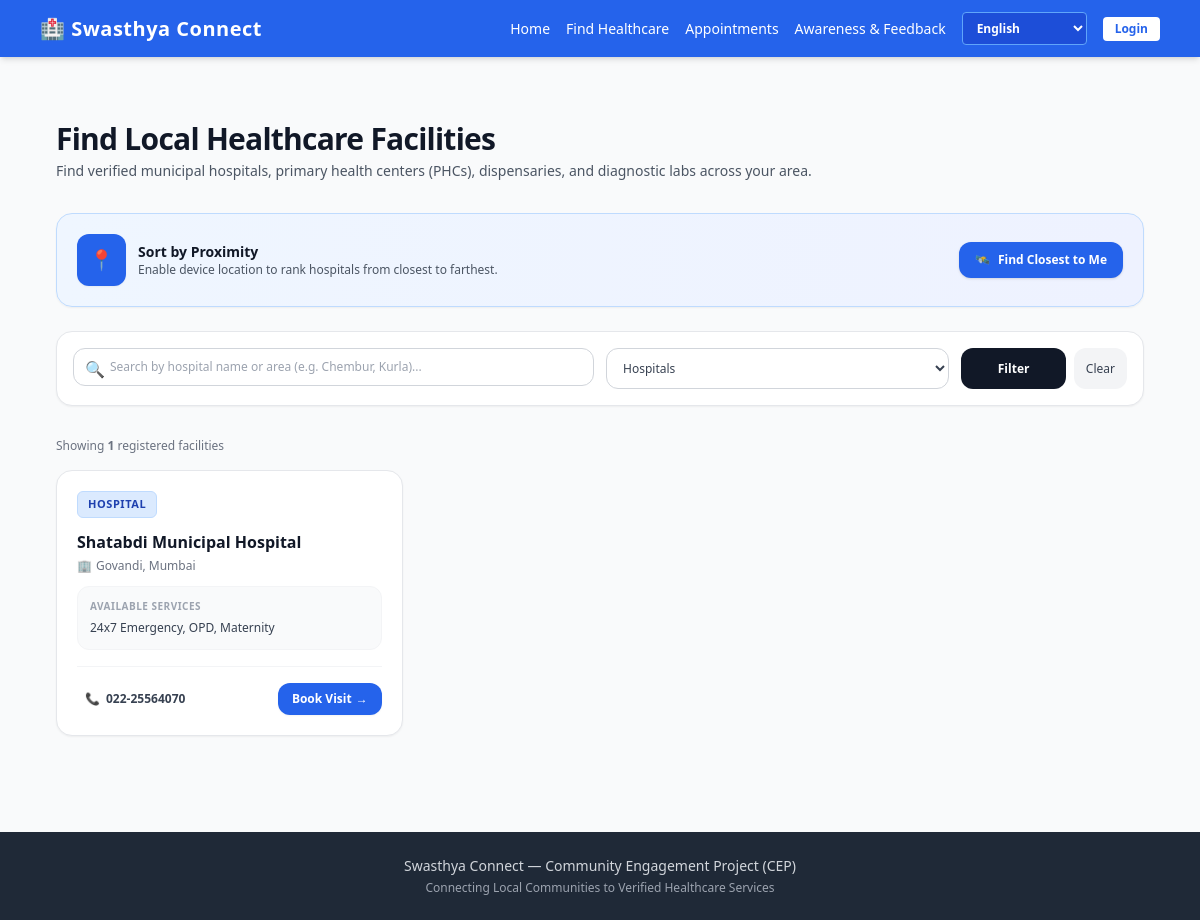
/directory?type=Hospital, run on an earlier commit of the app's database.
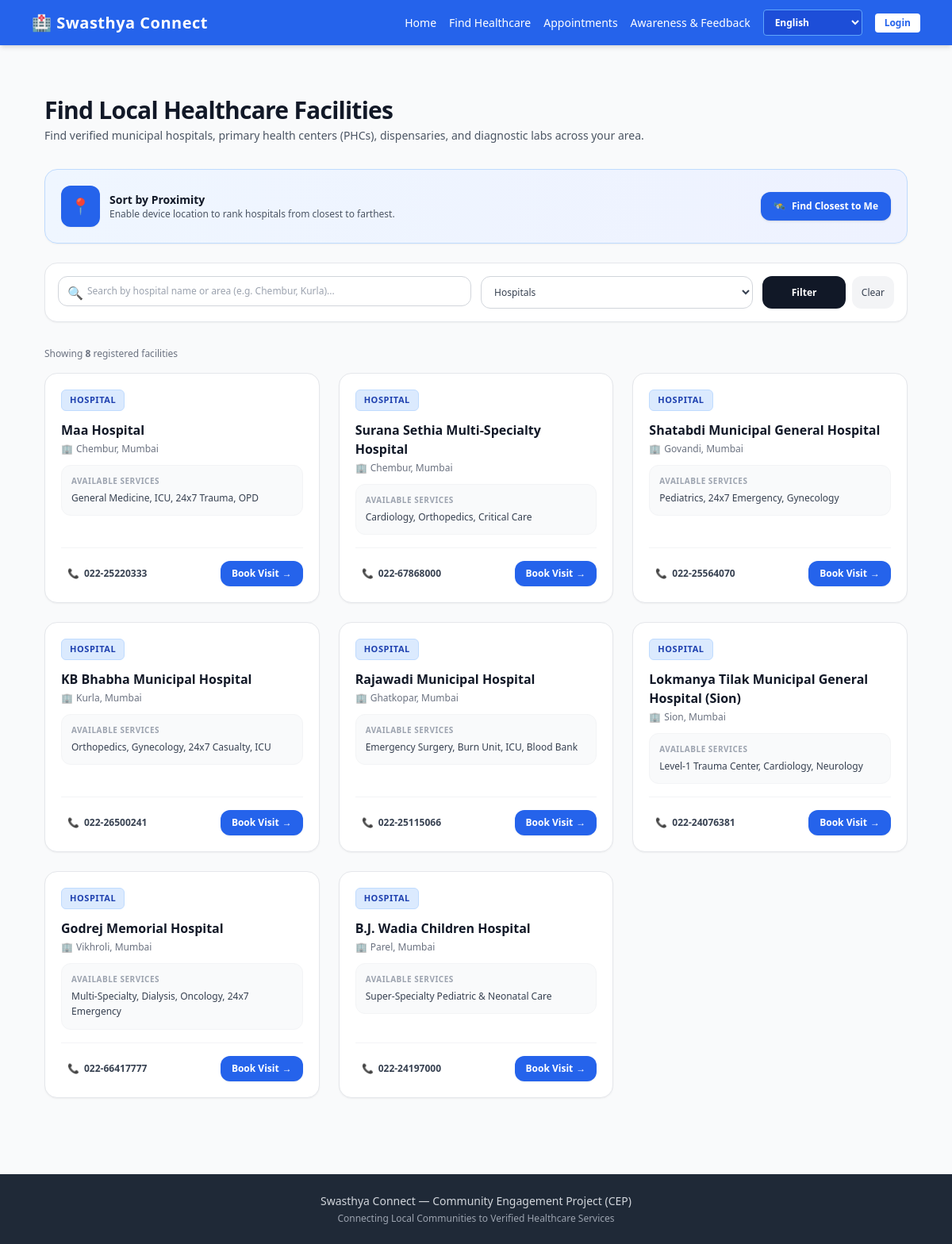
And on a later commit of the database.
### tables this page shows
CREATE TABLE facilities (
        id INTEGER PRIMARY KEY AUTOINCREMENT,
        name TEXT NOT NULL,
        facility_type TEXT NOT NULL,
        area TEXT NOT NULL,
        contact TEXT NOT NULL,
        services TEXT NOT NULL,
        latitude REAL,
        longitude REAL
    );

### app.py (the view, shortened to what this page needs)
@app.route('/directory')
def directory():
    search_query = request.args.get('search', '').strip()
    facility_type = request.args.get('type', '').strip()
    user_lat = request.args.get('lat', type=float)
    user_lon = request.args.get('lon', type=float)
    conn = get_db()
    query = "SELECT * FROM facilities WHERE 1=1"
    params = []
    if search_query:
        query += " AND (name LIKE ? OR area LIKE ?)"
        params.extend([f"%{search_query}%", f"%{search_query}%"])
    if facility_type and facility_type != 'All':
        query += " AND facility_type = ?"
        params.append(facility_type)
    raw_facilities = conn.execute(query, params).fetchall()
    conn.close()
    facilities = [dict(f) for f in raw_facilities]
    has_location = False
    return render_template('directory.html',
                           facilities=facilities,
                           search_query=search_query,
                           selected_type=facility_type,
                           has_location=has_location)

### app.py (called while the page is built)
def get_db():
    conn = sqlite3.connect('database.db')
    conn.row_factory = sqlite3.Row
    return conn

### templates/directory.html (shortened to what this page needs)
{% extends 'base.html' %}
{% block content %}
<div class="max-w-6xl mx-auto px-4 py-6">
    <div class="mb-8 text-center md:text-left">
        <h1 class="text-3xl font-extrabold text-gray-900 tracking-tight" data-key="dir_title">
        </h1>
        <p class="text-sm text-gray-600 mt-1" data-key="dir_subtitle">
            Find verified municipal hospitals, primary health centers (PHCs), dispensaries, and diagnostic labs across your area.
        </p>
    </div>
    <div class="mb-6 bg-gradient-to-r from-blue-50 to-indigo-50 border border-blue-200 rounded-2xl p-5 shadow-sm flex flex-col md:flex-row items-center justify-between gap-4">
        <div class="flex items-center gap-3">
            <div class="bg-blue-600 text-white p-3 rounded-xl text-xl shadow-sm">
                📍
            </div>
            <div>
                <h3 class="text-sm font-bold text-gray-900">Sort by Proximity</h3>
                <p class="text-xs text-gray-600">
                    Enable device location to rank hospitals from closest to farthest.
                </p>
            </div>
        </div>
        <div class="flex items-center gap-2 w-full md:w-auto">
            <button type="button" onclick="getUserLocation()" id="loc-btn"
                class="w-full md:w-auto bg-blue-600 hover:bg-blue-700 active:scale-95 text-white text-xs font-semibold px-4 py-2.5 rounded-xl shadow transition-all flex items-center justify-center gap-2">
                <span>🛰️</span>
                <span id="loc-btn-text">Find Closest to Me</span>
            </button>
        </div>
    </div>
    <form method="GET" action="/directory" id="filter-form" class="bg-white border border-gray-200 rounded-2xl p-4 shadow-sm mb-8">
        <div class="grid grid-cols-1 md:grid-cols-12 gap-3">
            <div class="md:col-span-6 relative">
                <span class="absolute inset-y-0 left-0 flex items-center pl-3 text-gray-400">🔍</span>
                <input type="text" name="search" value="{{ search_query }}"
                    placeholder="Search by hospital name or area (e.g. Chembur, Kurla)..."
                    class="w-full pl-9 pr-4 py-2.5 text-xs rounded-xl border border-gray-300 focus:outline-none focus:ring-2 focus:ring-blue-500 focus:border-transparent transition-all">
            </div>
            <div class="md:col-span-4">
                <select name="type"
                    class="w-full py-2.5 px-3 text-xs rounded-xl border border-gray-300 bg-white text-gray-700 focus:outline-none focus:ring-2 focus:ring-blue-500 transition-all">
                    <option value="Hospital" {% if selected_type == 'Hospital' %}selected{% endif %}>Hospitals</option>
                </select>
            </div>
            <div class="md:col-span-2 flex gap-2">
                <button type="submit"
                    class="flex-1 bg-gray-900 hover:bg-black text-white text-xs font-semibold py-2.5 px-3 rounded-xl transition-colors">
                    Filter
                </button>
                <a href="/directory"
                    class="text-xs bg-gray-100 hover:bg-gray-200 text-gray-700 font-medium py-2.5 px-3 rounded-xl transition-colors text-center flex items-center justify-center">
                    Clear
                </a>
            </div>
        </div>
    </form>
    <div class="mb-4 flex items-center justify-between text-xs text-gray-500">
        <span>Showing <strong>{{ facilities|length }}</strong> registered facilities</span>
    </div>
    {% if facilities %}
    <div class="grid grid-cols-1 md:grid-cols-2 lg:grid-cols-3 gap-6">
        {% for f in facilities %}
        <div class="bg-white border border-gray-200 rounded-2xl p-5 shadow-sm hover:shadow-md transition-all flex flex-col justify-between relative group">
            <div>
                <div class="flex items-center justify-between gap-2 mb-3">
                    <span class="text-[11px] font-bold px-2.5 py-1 rounded-md uppercase tracking-wider
                        {% if f['facility_type'] == 'Hospital' %}
                            bg-blue-100 text-blue-800 border border-blue-200
                        {% elif f['facility_type'] == 'PHC' %}
                            bg-emerald-100 text-emerald-800 border border-emerald-200
                        {% elif f['facility_type'] == 'Diagnostic Center' %}
                            bg-amber-100 text-amber-800 border border-amber-200
                        {% else %}
                            bg-purple-100 text-purple-800 border border-purple-200
                        {% endif %}">
                        {{ f['facility_type'] }}
                    </span>
                </div>
                <h3 class="text-base font-bold text-gray-900 group-hover:text-blue-600 transition-colors mb-1">
                    {{ f['name'] }}
                </h3>
                <p class="text-xs font-medium text-gray-500 mb-3 flex items-center gap-1">
                    <span>🏢</span> {{ f['area'] }}, Mumbai
                </p>
                <div class="bg-gray-50 rounded-xl p-3 mb-4 border border-gray-100">
                    <span class="text-[10px] uppercase font-bold text-gray-400 tracking-wider block mb-1">
                        Available Services
                    </span>
                    <p class="text-xs text-gray-700 leading-relaxed">
                        {{ f['services'] }}
                    </p>
                </div>
            </div>
            <div class="border-t border-gray-100 pt-4 flex items-center justify-between gap-2">
                <a href="tel:{{ f['contact'] }}"
                    class="text-xs text-gray-700 hover:text-blue-600 font-semibold flex items-center gap-1.5 transition-colors py-1.5 px-2 rounded-lg hover:bg-gray-50">
                    <span>📞</span>
                    <span>{{ f['contact'] }}</span>
                </a>
                <a href="/appointments?facility_id={{ f['id'] }}"
                    class="bg-blue-600 hover:bg-blue-700 active:scale-95 text-white text-xs font-semibold px-3.5 py-2 rounded-xl transition-all shadow-sm flex items-center gap-1">
                    <span>Book Visit</span>
                    <span>→</span>
                </a>
            </div>
        </div>
        {% endfor %}
    </div>
    {% endif %}
</div>
{% endblock %}

### templates/base.html (shortened to what this page needs)
<!DOCTYPE html>
<html lang="en">
<head>
    <script src="https://cdn.tailwindcss.com"></script>
</head>
<body class="bg-gray-50 text-gray-800 flex flex-col min-h-screen">
    <nav class="bg-blue-600 text-white shadow-md">
        <div class="max-w-6xl mx-auto px-4 py-3 flex justify-between items-center flex-wrap gap-2">
            <a href="/" data-key="nav_brand" class="text-xl font-bold tracking-wide flex items-center gap-2">
            </a>
            <div class="flex items-center gap-4 flex-wrap font-medium text-sm">
                <a href="/" data-key="nav_home" class="hover:text-blue-200">Home</a>
                <a href="/directory" data-key="nav_find" class="hover:text-blue-200">Find Healthcare</a>
                <a href="/appointments" data-key="nav_appts" class="hover:text-blue-200">Appointments</a>
                <a href="/feedback" data-key="nav_feedback" class="hover:text-blue-200">Awareness & Feedback</a>
                <select id="langSwitcher" onchange="switchLanguage(this.value)" class="bg-blue-700 text-white text-xs font-semibold px-2.5 py-1.5 rounded border border-blue-400 focus:outline-none cursor-pointer">
                    <option value="en">English</option>
                </select>
                {% if session.get('user_name') %}
                    <span class="bg-blue-800 px-3 py-1 rounded text-xs font-semibold">👤 {{ session['user_name'] }}</span>
                    <a href="/logout" data-key="nav_logout" class="bg-red-500 hover:bg-red-600 px-3 py-1 rounded text-xs">Logout</a>
                {% else %}
                    <a href="/login" data-key="nav_login" class="bg-white text-blue-600 px-3 py-1 rounded text-xs font-bold hover:bg-blue-50">Login</a>
                {% endif %}
            </div>
        </div>
    </nav>
    <main class="flex-grow max-w-6xl mx-auto px-4 py-6 w-full">
        {% block content %}{% endblock %}
    </main>
    <footer class="bg-gray-800 text-gray-300 py-6 mt-12 text-center text-sm">
        <p data-key="footer_title">Swasthya Connect — Community Engagement Project (CEP)</p>
        <p data-key="footer_sub" class="text-xs text-gray-400 mt-1">Connecting Local Communities to Verified Healthcare Services</p>
    </footer>
</body>
</html>

What changed in the data, as far as the page shows it:
added facilities: facility_type "HOSPITAL", name "Maa Hospital", area "Chembur", services "General Medicine, ICU, 24x7 Trauma, OPD", contact "022-25220333"
added facilities: facility_type "HOSPITAL", name "Surana Sethia Multi-Specialty Hospital", area "Chembur", services "Cardiology, Orthopedics, Critical Care", contact "022-67868000"
changed facilities "Govandi": name "Shatabdi Municipal Hospital" → "Shatabdi Municipal General Hospital"; services "24x7 Emergency, OPD, Maternity" → "Pediatrics, 24x7 Emergency, Gynecology"
now on this page (row edited): facilities: facility_type "HOSPITAL", name "KB Bhabha Municipal Hospital", area "Kurla", services "Orthopedics, Gynecology, 24x7 Casualty, ICU", contact "022-26500241"
added facilities: facility_type "HOSPITAL", name "Rajawadi Municipal Hospital", area "Ghatkopar", services "Emergency Surgery, Burn Unit, ICU, Blood Bank", contact "022-25115066"
added facilities: facility_type "HOSPITAL", name "Lokmanya Tilak Municipal General Hospital (Sion)", area "Sion", services "Level-1 Trauma Center, Cardiology, Neurology", contact "022-24076381"
added facilities: facility_type "HOSPITAL", name "Godrej Memorial Hospital", area "Vikhroli", services "Multi-Specialty, Dialysis, Oncology, 24x7 Emergency", contact "022-66417777"
added facilities: facility_type "HOSPITAL", name "B.J. Wadia Children Hospital", area "Parel", services "Super-Specialty Pediatric & Neonatal Care", contact "022-24197000"
Also different on the page:
{{ facilities|length }}: "1" → "8"
